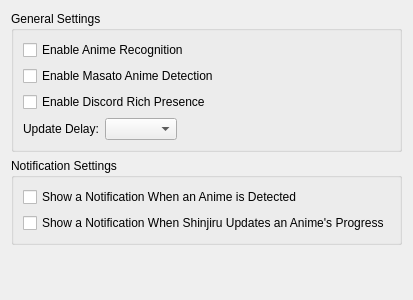
<?xml version="1.0" encoding="UTF-8"?>
<ui version="4.0">
 <class>Recognition</class>
 <widget class="QWidget" name="Recognition">
  <property name="geometry">
   <rect>
    <x>0</x>
    <y>0</y>
    <width>400</width>
    <height>300</height>
   </rect>
  </property>
  <layout class="QVBoxLayout" name="verticalLayout">
   <item>
    <widget class="QGroupBox" name="groupBox">
     <property name="title">
      <string>General Settings</string>
     </property>
     <layout class="QVBoxLayout" name="verticalLayout_2">
      <item>
       <widget class="QCheckBox" name="enableAnimeRecognition">
        <property name="text">
         <string>Enable Anime Recognition</string>
        </property>
       </widget>
      </item>
      <item>
       <widget class="QCheckBox" name="enableMasato">
        <property name="text">
         <string>Enable Masato Anime Detection</string>
        </property>
       </widget>
      </item>
      <item>
       <widget class="QCheckBox" name="enableDiscord">
        <property name="text">
         <string>Enable Discord Rich Presence</string>
        </property>
       </widget>
      </item>
      <item>
       <layout class="QFormLayout" name="formLayout">
        <item row="0" column="1">
         <layout class="QHBoxLayout" name="horizontalLayout">
          <item>
           <widget class="QComboBox" name="updateDelay"/>
          </item>
          <item>
           <spacer name="horizontalSpacer">
            <property name="orientation">
             <enum>Qt::Horizontal</enum>
            </property>
            <property name="sizeHint" stdset="0">
             <size>
              <width>40</width>
              <height>20</height>
             </size>
            </property>
           </spacer>
          </item>
         </layout>
        </item>
        <item row="0" column="0">
         <widget class="QLabel" name="label">
          <property name="text">
           <string>Update Delay:</string>
          </property>
         </widget>
        </item>
       </layout>
      </item>
     </layout>
    </widget>
   </item>
   <item>
    <widget class="QGroupBox" name="groupBox_2">
     <property name="title">
      <string>Notification Settings</string>
     </property>
     <layout class="QVBoxLayout" name="verticalLayout_3">
      <item>
       <widget class="QCheckBox" name="notifyDetected">
        <property name="text">
         <string>Show a Notification When an Anime is Detected</string>
        </property>
       </widget>
      </item>
      <item>
       <widget class="QCheckBox" name="notifyUpdated">
        <property name="text">
         <string>Show a Notification When Shinjiru Updates an Anime's Progress</string>
        </property>
       </widget>
      </item>
     </layout>
    </widget>
   </item>
   <item>
    <spacer name="verticalSpacer">
     <property name="orientation">
      <enum>Qt::Vertical</enum>
     </property>
     <property name="sizeHint" stdset="0">
      <size>
       <width>20</width>
       <height>40</height>
      </size>
     </property>
    </spacer>
   </item>
  </layout>
 </widget>
 <resources/>
 <connections/>
</ui>
